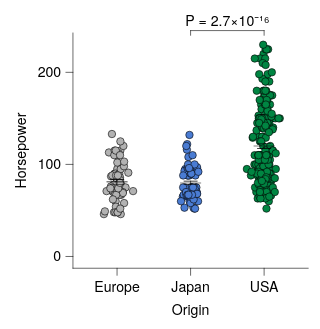

Source (Vega-Lite JSON):
### Vega-Lite specification from a JSON file in a GitHub repository (floating-point values rounded to 4 significant figures; data arrays with more than 128 entries replaced by an {"elided": "..."} marker saying what was removed)
{"background": null, "config": {"arc": {"fill": "#DBDBDB", "fillOpacity": 1.0, "innerRadius": 25.0, "padAngle": 0.03, "stroke": "black", "strokeOpacity": 1, "strokeWidth": 0.25}, "area": {"fill": "#DBDBDB", "fillOpacity": 1.0, "stroke": "black", "strokeOpacity": 1, "strokeWidth": 0.25}, "axis": {"domain": true, "domainCap": "round", "domainColor": "black", "domainWidth": 0.25, "grid": false, "gridCap": "round", "gridColor": "#F1F1F1", "gridDash": [0, 0], "gridOpacity": 1.0, "gridWidth": 0.25, "labelColor": "black", "labelFont": "Helvetica Neue, HelveticaNeue, Helvetica, Arial, sans-serif", "labelFontSize": 6, "labelFontStyle": "normal", "labelFontWeight": 400, "offset": 0, "ticks": true, "tickCap": "round", "tickColor": "black", "tickRound": false, "tickSize": 3, "tickWidth": 0.25, "titleColor": "black", "titleFont": "Helvetica Neue, HelveticaNeue, Helvetica, Arial, sans-serif", "titleFontSize": 6, "titleFontStyle": "normal", "titleFontWeight": 400}, "axisX": {"domain": true, "labelAlign": "center", "labelAngle": 0, "labels": true, "ticks": true, "translate": 0}, "axisY": {"domain": true, "labelAlign": "right", "labelAngle": 0, "labels": true, "ticks": true, "translate": 0}, "axisRight": {"domain": true, "labelAlign": "left", "labelAngle": 0, "labels": true, "ticks": true, "translate": 0}, "axisTop": {"domain": true, "labelAlign": "center", "labelAngle": 0, "labels": true, "ticks": true, "translate": 0}, "axisBand": {"tickOffset": 0}, "bar": {"fill": "#DBDBDB", "fillOpacity": 1.0, "stroke": "black", "strokeOpacity": 1, "strokeWidth": 0.25}, "boxplot": {"size": 9.0, "ticks": {"cornerRadius": 0.25, "fill": "black", "opacity": 1, "size": 4.5, "thickness": 0.25}, "box": {"fillOpacity": 1.0, "stroke": "black", "strokeOpacity": 1, "strokeWidth": 0.25}, "median": {"cornerRadius": 0, "fill": "black", "fillOpacity": 1.0, "opacity": 1, "size": 9.0, "thickness": 0.25}, "rule": {"fill": "black", "fillOpacity": 1.0, "size": 10.0, "stroke": "black", "strokeDash": [0, 0], "strokeOpacity": 1, "strokeWidth": 0.25}, "outliers": {"color": "black", "fill": "black", "fillOpacity": 1.0, "size": 0, "stroke": "black", "strokeOpacity": 1, "strokeWidth": 0.25}}, "circle": {"fill": "black", "fillOpacity": 1.0, "size": 1.25, "stroke": null, "strokeOpacity": 1, "strokeWidth": 0.25}, "errorband": {"band": {"fillOpacity": 0.6, "stroke": null, "strokeWidth": 0.25, "strokeOpacity": 1}, "borders": {"opacity": 0, "strokeOpacity": 1, "strokeWidth": 0.25}}, "errorbar": {"opacity": 1, "rule": {"strokeDash": [0, 0], "strokeWidth": 0.25}, "ticks": {"color": "black", "cornerRadius": 0.125, "opacity": 1, "size": 6.0, "thickness": 0.25}, "thickness": 0.25}, "font": "Helvetica Neue, HelveticaNeue, Helvetica, Arial, sans-serif", "geoshape": {"fill": "#DBDBDB", "fillOpacity": 1.0, "stroke": "black", "strokeOpacity": 1, "strokeWidth": 0.25}, "header": {"labelColor": "black", "labelFont": "Helvetica Neue, HelveticaNeue, Helvetica, Arial, sans-serif", "labelFontSize": 6, "labelFontStyle": "normal", "labelFontWeight": 400, "titleColor": "black", "titleFont": "Helvetica Neue, HelveticaNeue, Helvetica, Arial, sans-serif", "titleFontSize": 6, "titleFontStyle": "normal", "titleFontWeight": 400, "titlePadding": 0}, "legend": {"disable": false, "offset": 4.5, "titlePadding": 4, "labelOffset": 2, "gradientLabelOffset": 2, "columnPadding": 4, "rowPadding": 2, "gradientLength": 50.0, "gradientThickness": 5.0, "gradientOpacity": 1.0, "gradientStrokeColor": "black", "gradientStrokeWidth": 0.25, "labelColor": "black", "labelFont": "Helvetica Neue, HelveticaNeue, Helvetica, Arial, sans-serif", "labelFontSize": 6, "labelFontStyle": "normal", "labelFontWeight": 400, "strokeColor": "black", "strokeWidth": 0, "symbolSize": 36, "symbolStrokeColor": "black", "symbolStrokeWidth": 0.25, "titleColor": "black", "titleFont": "Helvetica Neue, HelveticaNeue, Helvetica, Arial, sans-serif", "titleFontSize": 6, "titleFontStyle": "normal", "titleFontWeight": 400}, "line": {"color": "black", "stroke": "black", "strokeCap": "butt", "strokeDash": [0, 0], "strokeOpacity": 1, "strokeWidth": 0.5}, "point": {"filled": true, "fill": "#DBDBDB", "fillOpacity": 1.0, "size": 5.0, "stroke": "black", "strokeOpacity": 1, "strokeWidth": 0.25}, "range": {"category": ["#B2B2B2", "#4A7CD3", "#008542", "#664CAF", "#509F98", "#636363", "#284F93", "#005226", "#382864", "#285753"], "diverging": {"scheme": ["#443E60", "#5F597E", "#7C759B", "#9994B6", "#B7B4CC", "#D6D5DC", "#F6F6F6", "#D1DAD9", "#A4C2BF", "#7AA9A4", "#578E89", "#37736E", "#1B5954"]}, "heatmap": {"scheme": ["#440154", "#472270", "#433E82", "#38598C", "#2C728E", "#238A8D", "#24A086", "#39B578", "#5DC862", "#96D646", "#CAE02D", "#FDE724"]}, "ordinal": {"scheme": ["#F1F1F1", "#DBDBDB", "#C6C6C6", "#B2B2B2", "#9D9D9D", "#898989", "#767676", "#636363", "#515151", "#404040", "#2F2F2F", "#1F1F1F"]}, "ramp": {"scheme": ["#440154", "#472270", "#433E82", "#38598C", "#2C728E", "#238A8D", "#24A086", "#39B578", "#5DC862", "#96D646", "#CAE02D", "#FDE724"]}}, "rule": {"color": "black", "stroke": "black", "strokeCap": "round", "strokeDash": [2, 2], "strokeOpacity": 1, "strokeWidth": 0.25}, "scale": {"barBandPaddingInner": 0.1, "rectBandPaddingInner": 0, "tickBandPaddingInner": 0.1, "bandPaddingOuter": 0.1, "bandWithNestedOffsetPaddingInner": 0.2, "bandWithNestedOffsetPaddingOuter": 0.2, "offsetBandPaddingInner": 0, "offsetBandPaddingOuter": 0, "continuousPadding": 5.0, "round": false}, "rect": {"fill": "#DBDBDB", "fillOpacity": 1.0, "stroke": "black", "strokeOpacity": 1, "strokeWidth": 0.25}, "square": {"fill": "#DBDBDB", "fillOpacity": 1.0, "size": 10.0, "stroke": "black", "strokeOpacity": 1, "strokeWidth": 0.25}, "text": {"color": "black", "font": "Helvetica Neue, HelveticaNeue, Helvetica, Arial, sans-serif", "fontSize": 6, "fontStyle": "normal", "fontWeight": 400}, "tick": {"color": "black", "cornerRadius": 0.125, "opacity": 1.0, "size": 9.0, "thickness": 0.25}, "title": {"anchor": "middle", "frame": "group", "color": "black", "font": "Helvetica Neue, HelveticaNeue, Helvetica, Arial, sans-serif", "fontSize": 6, "fontStyle": "normal", "fontWeight": 400, "subtitleColor": "black", "subtitleFont": "Helvetica Neue, HelveticaNeue, Helvetica, Arial, sans-serif", "subtitleFontSize": 6, "subtitleFontStyle": "normal", "subtitleFontWeight": 400}, "trail": {"color": "black", "opacity": 1, "size": 0.5}, "view": {"continuousWidth": 100, "continuousHeight": 100, "discreteWidth": 100, "discreteHeight": 100, "fill": null, "stroke": null, "strokeWidth": 0.25}}, "layer": [{"data": {"name": "data-53eecb024a78fdc2be808dcfdc3af7a2"}, "mark": {"type": "circle", "opacity": 1.0, "size": 10.0, "stroke": "black", "strokeOpacity": 1, "strokeWidth": 0.25}, "encoding": {"color": {"field": "Origin", "legend": null, "scale": {"domain": ["Europe", "Japan", "USA"]}, "sort": ["Europe", "Japan", "USA"], "title": null, "type": "nominal"}, "x": {"axis": {}, "field": "Origin", "scale": {"domain": ["Europe", "Japan", "USA"]}, "sort": ["Europe", "Japan", "USA"], "title": "Origin", "type": "nominal"}, "xOffset": {"field": "jitter_x", "scale": {"domain": [-7.33, 7.33], "range": [5.17, 19.83]}, "type": "quantitative"}, "y": {"field": "Horsepower", "title": "Horsepower", "type": "quantitative", "scale": {"nice": false}}}}, {"data": {"name": "data-6c4882663eaca411296217af4f5e04f9"}, "mark": {"type": "errorbar"}, "encoding": {"x": {"axis": {}, "field": "Origin", "scale": {"domain": ["Europe", "Japan", "USA"]}, "sort": ["Europe", "Japan", "USA"], "title": "Origin", "type": "nominal"}, "y": {"field": "__mean", "title": "Horsepower", "type": "quantitative", "scale": {"nice": false}}, "yError": {"field": "__error"}}}, {"data": {"name": "data-6c4882663eaca411296217af4f5e04f9"}, "mark": {"type": "tick"}, "encoding": {"x": {"axis": {}, "field": "Origin", "scale": {"domain": ["Europe", "Japan", "USA"]}, "sort": ["Europe", "Japan", "USA"], "title": "Origin", "type": "nominal"}, "y": {"field": "__mean", "title": "Horsepower", "type": "quantitative", "scale": {"nice": false}}}}, {"layer": [{"layer": [{"data": {"values": [{"x": "USA", "x2": "Japan", "y": 230.0, "__dysonsphere__": 1}]}, "mark": {"type": "rule", "strokeCap": "round", "strokeDash": [0, 0], "strokeWidth": 0.25, "yOffset": -6.0}, "encoding": {"x": {"value": 81.25}, "x2": {"value": 50.0}, "y": {"field": "y", "type": "quantitative", "scale": {"nice": false}}}}, {"data": {"values": [{"x": "USA", "y": 230.0, "y2": 230.0, "__dysonsphere__": 1}]}, "mark": {"type": "rule", "strokeCap": "round", "strokeDash": [0, 0], "strokeWidth": 0.25, "y2Offset": -4.0, "yOffset": -6.0}, "encoding": {"x": {"value": 81.25}, "y": {"field": "y", "type": "quantitative", "scale": {"nice": false}}, "y2": {"field": "y2"}}}, {"data": {"values": [{"x": "Japan", "y": 230.0, "y2": 230.0, "__dysonsphere__": 1}]}, "mark": {"type": "rule", "strokeCap": "round", "strokeDash": [0, 0], "strokeWidth": 0.25, "y2Offset": -4.0, "yOffset": -6.0}, "encoding": {"x": {"value": 50.0}, "y": {"field": "y", "type": "quantitative", "scale": {"nice": false}}, "y2": {"field": "y2"}}}, {"data": {"values": [{"y": 230.0, "label": "P = 2.7×10⁻¹⁶", "__dysonsphere__": 1}]}, "mark": {"type": "text", "align": "center", "dy": -10.0, "fontSize": 6}, "encoding": {"text": {"field": "label", "type": "nominal"}, "x": {"value": 65.62}, "y": {"field": "y", "type": "quantitative", "scale": {"nice": false}}}}]}], "name": "__dysonsphere_aafc12c6e3a2189c_27"}], "$schema": "https://vega.github.io/schema/vega-lite/v6.4.1.json", "datasets": {"data-53eecb024a78fdc2be808dcfdc3af7a2": {"elided": "400 records"}, "data-6c4882663eaca411296217af4f5e04f9": [{"Origin": "USA", "__mean": 119.9, "__error": 2.529, "__dysonsphere__": 1}, {"Origin": "Europe", "__mean": 81.0, "__error": 2.47, "__dysonsphere__": 1}, {"Origin": "Japan", "__mean": 79.84, "__error": 2.005, "__dysonsphere__": 1}]}}
